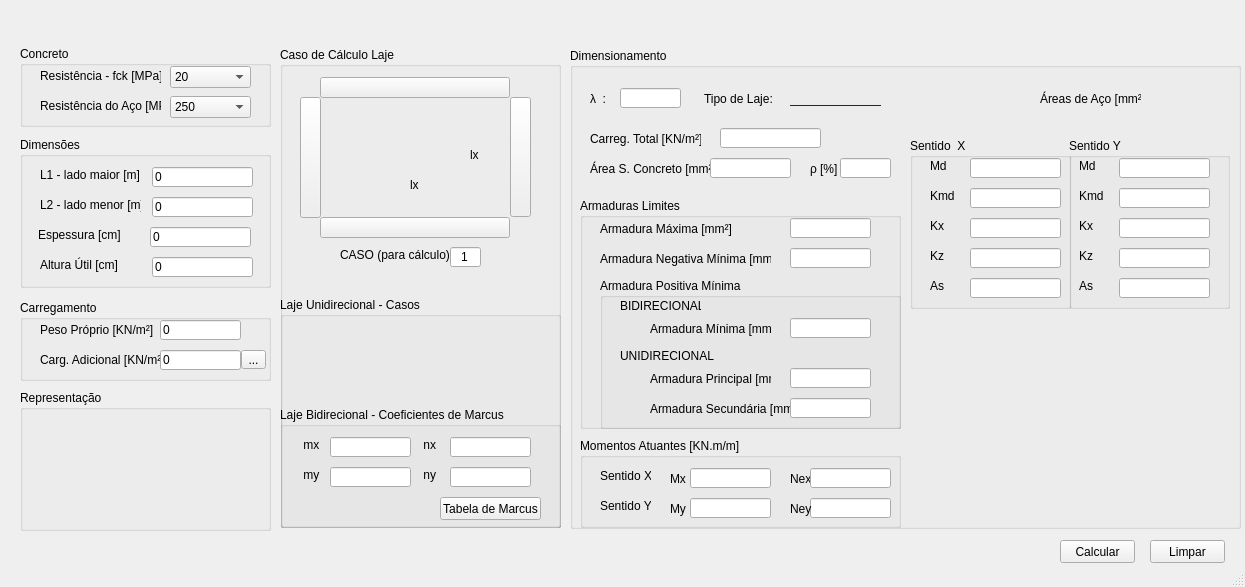
<?xml version="1.0" encoding="UTF-8"?>
<ui version="4.0">
 <class>MainWindow</class>
 <widget class="QMainWindow" name="MainWindow">
  <property name="geometry">
   <rect>
    <x>0</x>
    <y>0</y>
    <width>1245</width>
    <height>587</height>
   </rect>
  </property>
  <property name="windowTitle">
   <string>MainWindow</string>
  </property>
  <widget class="QWidget" name="centralwidget">
   <widget class="QGroupBox" name="groupBox_2">
    <property name="geometry">
     <rect>
      <x>20</x>
      <y>300</y>
      <width>251</width>
      <height>81</height>
     </rect>
    </property>
    <property name="title">
     <string>Carregamento</string>
    </property>
    <widget class="QLabel" name="label_5">
     <property name="geometry">
      <rect>
       <x>20</x>
       <y>20</y>
       <width>121</width>
       <height>20</height>
      </rect>
     </property>
     <property name="text">
      <string>Peso Próprio [KN/m²]</string>
     </property>
    </widget>
    <widget class="QLineEdit" name="lineEdit">
     <property name="geometry">
      <rect>
       <x>140</x>
       <y>20</y>
       <width>81</width>
       <height>20</height>
      </rect>
     </property>
     <property name="text">
      <string>0</string>
     </property>
    </widget>
    <widget class="QLabel" name="label_6">
     <property name="geometry">
      <rect>
       <x>20</x>
       <y>50</y>
       <width>121</width>
       <height>20</height>
      </rect>
     </property>
     <property name="text">
      <string>Carg. Adicional [KN/m²]</string>
     </property>
    </widget>
    <widget class="QLineEdit" name="lineEdit_2">
     <property name="geometry">
      <rect>
       <x>140</x>
       <y>50</y>
       <width>81</width>
       <height>20</height>
      </rect>
     </property>
     <property name="text">
      <string>0</string>
     </property>
    </widget>
    <widget class="QToolButton" name="toolButton">
     <property name="geometry">
      <rect>
       <x>221</x>
       <y>50</y>
       <width>25</width>
       <height>19</height>
      </rect>
     </property>
     <property name="text">
      <string>...</string>
     </property>
    </widget>
   </widget>
   <widget class="QGroupBox" name="groupBox_3">
    <property name="geometry">
     <rect>
      <x>20</x>
      <y>137</y>
      <width>251</width>
      <height>151</height>
     </rect>
    </property>
    <property name="title">
     <string>Dimensões</string>
    </property>
    <widget class="QLabel" name="label_7">
     <property name="geometry">
      <rect>
       <x>20</x>
       <y>30</y>
       <width>101</width>
       <height>16</height>
      </rect>
     </property>
     <property name="text">
      <string>L1 - lado maior [m]</string>
     </property>
    </widget>
    <widget class="QLineEdit" name="lineEdit_3">
     <property name="geometry">
      <rect>
       <x>132</x>
       <y>30</y>
       <width>101</width>
       <height>20</height>
      </rect>
     </property>
     <property name="text">
      <string>0</string>
     </property>
    </widget>
    <widget class="QLabel" name="label_8">
     <property name="geometry">
      <rect>
       <x>20</x>
       <y>60</y>
       <width>101</width>
       <height>16</height>
      </rect>
     </property>
     <property name="text">
      <string>L2 - lado menor [m]</string>
     </property>
    </widget>
    <widget class="QLineEdit" name="lineEdit_4">
     <property name="geometry">
      <rect>
       <x>132</x>
       <y>60</y>
       <width>101</width>
       <height>20</height>
      </rect>
     </property>
     <property name="text">
      <string>0</string>
     </property>
    </widget>
    <widget class="QLabel" name="label_9">
     <property name="geometry">
      <rect>
       <x>18</x>
       <y>90</y>
       <width>91</width>
       <height>16</height>
      </rect>
     </property>
     <property name="text">
      <string>Espessura [cm]</string>
     </property>
    </widget>
    <widget class="QLineEdit" name="lineEdit_5">
     <property name="geometry">
      <rect>
       <x>130</x>
       <y>90</y>
       <width>101</width>
       <height>20</height>
      </rect>
     </property>
     <property name="text">
      <string>0</string>
     </property>
    </widget>
    <widget class="QLineEdit" name="lineEdit_27">
     <property name="geometry">
      <rect>
       <x>132</x>
       <y>120</y>
       <width>101</width>
       <height>20</height>
      </rect>
     </property>
     <property name="text">
      <string>0</string>
     </property>
    </widget>
    <widget class="QLabel" name="label_35">
     <property name="geometry">
      <rect>
       <x>20</x>
       <y>120</y>
       <width>91</width>
       <height>16</height>
      </rect>
     </property>
     <property name="text">
      <string>Altura Útil [cm]</string>
     </property>
    </widget>
   </widget>
   <widget class="QGroupBox" name="groupBox">
    <property name="geometry">
     <rect>
      <x>20</x>
      <y>46</y>
      <width>251</width>
      <height>81</height>
     </rect>
    </property>
    <property name="title">
     <string>Concreto</string>
    </property>
    <widget class="QLabel" name="label">
     <property name="geometry">
      <rect>
       <x>20</x>
       <y>20</y>
       <width>121</width>
       <height>20</height>
      </rect>
     </property>
     <property name="text">
      <string>Resistência - fck [MPa]</string>
     </property>
    </widget>
    <widget class="QComboBox" name="comboBox">
     <property name="geometry">
      <rect>
       <x>150</x>
       <y>20</y>
       <width>81</width>
       <height>22</height>
      </rect>
     </property>
     <item>
      <property name="text">
       <string>20</string>
      </property>
     </item>
     <item>
      <property name="text">
       <string>25</string>
      </property>
     </item>
     <item>
      <property name="text">
       <string>30</string>
      </property>
     </item>
     <item>
      <property name="text">
       <string>35</string>
      </property>
     </item>
     <item>
      <property name="text">
       <string>40</string>
      </property>
     </item>
    </widget>
    <widget class="QComboBox" name="comboBox_2">
     <property name="geometry">
      <rect>
       <x>150</x>
       <y>50</y>
       <width>81</width>
       <height>22</height>
      </rect>
     </property>
     <item>
      <property name="text">
       <string>250</string>
      </property>
     </item>
     <item>
      <property name="text">
       <string>500</string>
      </property>
     </item>
     <item>
      <property name="text">
       <string>600</string>
      </property>
     </item>
    </widget>
    <widget class="QLabel" name="label_2">
     <property name="geometry">
      <rect>
       <x>20</x>
       <y>50</y>
       <width>121</width>
       <height>20</height>
      </rect>
     </property>
     <property name="text">
      <string>Resistência do Aço [MPa]</string>
     </property>
    </widget>
   </widget>
   <widget class="QGroupBox" name="groupBox_4">
    <property name="geometry">
     <rect>
      <x>20</x>
      <y>390</y>
      <width>251</width>
      <height>141</height>
     </rect>
    </property>
    <property name="title">
     <string>Representação</string>
    </property>
    <widget class="QLabel" name="label_3">
     <property name="geometry">
      <rect>
       <x>20</x>
       <y>17</y>
       <width>221</width>
       <height>120</height>
      </rect>
     </property>
     <property name="text">
      <string/>
     </property>
     <property name="pixmap">
      <pixmap>laje-esqm.png</pixmap>
     </property>
     <property name="scaledContents">
      <bool>true</bool>
     </property>
    </widget>
   </widget>
   <widget class="QGroupBox" name="groupBox_5">
    <property name="geometry">
     <rect>
      <x>280</x>
      <y>47</y>
      <width>281</width>
      <height>481</height>
     </rect>
    </property>
    <property name="title">
     <string>Caso de Cálculo Laje</string>
    </property>
    <widget class="QLabel" name="label_4">
     <property name="geometry">
      <rect>
       <x>40</x>
       <y>50</y>
       <width>191</width>
       <height>121</height>
      </rect>
     </property>
     <property name="text">
      <string/>
     </property>
     <property name="pixmap">
      <pixmap>laje.png</pixmap>
     </property>
     <property name="scaledContents">
      <bool>true</bool>
     </property>
    </widget>
    <widget class="QPushButton" name="pushButton">
     <property name="geometry">
      <rect>
       <x>20</x>
       <y>50</y>
       <width>21</width>
       <height>121</height>
      </rect>
     </property>
     <property name="autoFillBackground">
      <bool>false</bool>
     </property>
     <property name="text">
      <string/>
     </property>
     <property name="icon">
      <iconset>
       <normaloff>livv.png</normaloff>livv.png</iconset>
     </property>
     <property name="iconSize">
      <size>
       <width>50</width>
       <height>210</height>
      </size>
     </property>
     <property name="default">
      <bool>false</bool>
     </property>
    </widget>
    <widget class="QPushButton" name="pushButton_2">
     <property name="geometry">
      <rect>
       <x>40</x>
       <y>30</y>
       <width>190</width>
       <height>21</height>
      </rect>
     </property>
     <property name="text">
      <string/>
     </property>
     <property name="icon">
      <iconset>
       <normaloff>livh.png</normaloff>livh.png</iconset>
     </property>
     <property name="iconSize">
      <size>
       <width>300</width>
       <height>50</height>
      </size>
     </property>
    </widget>
    <widget class="QPushButton" name="pushButton_3">
     <property name="geometry">
      <rect>
       <x>40</x>
       <y>170</y>
       <width>190</width>
       <height>21</height>
      </rect>
     </property>
     <property name="text">
      <string/>
     </property>
     <property name="icon">
      <iconset>
       <normaloff>livh.png</normaloff>livh.png</iconset>
     </property>
     <property name="iconSize">
      <size>
       <width>300</width>
       <height>50</height>
      </size>
     </property>
    </widget>
    <widget class="QPushButton" name="pushButton_4">
     <property name="geometry">
      <rect>
       <x>230</x>
       <y>50</y>
       <width>21</width>
       <height>120</height>
      </rect>
     </property>
     <property name="text">
      <string/>
     </property>
     <property name="icon">
      <iconset>
       <normaloff>livv.png</normaloff>livv.png</iconset>
     </property>
     <property name="iconSize">
      <size>
       <width>50</width>
       <height>210</height>
      </size>
     </property>
    </widget>
    <widget class="QLabel" name="label_10">
     <property name="geometry">
      <rect>
       <x>60</x>
       <y>200</y>
       <width>111</width>
       <height>16</height>
      </rect>
     </property>
     <property name="text">
      <string>CASO (para cálculo):</string>
     </property>
    </widget>
    <widget class="QLineEdit" name="lineEdit_6">
     <property name="geometry">
      <rect>
       <x>170</x>
       <y>200</y>
       <width>31</width>
       <height>20</height>
      </rect>
     </property>
     <property name="autoFillBackground">
      <bool>false</bool>
     </property>
     <property name="text">
      <string>1</string>
     </property>
     <property name="alignment">
      <set>Qt::AlignCenter</set>
     </property>
    </widget>
    <widget class="QGroupBox" name="groupBox_6">
     <property name="geometry">
      <rect>
       <x>0</x>
       <y>360</y>
       <width>281</width>
       <height>121</height>
      </rect>
     </property>
     <property name="title">
      <string>Laje Bidirecional - Coeficientes de Marcus</string>
     </property>
     <widget class="QPushButton" name="pushButton_5">
      <property name="geometry">
       <rect>
        <x>160</x>
        <y>90</y>
        <width>101</width>
        <height>23</height>
       </rect>
      </property>
      <property name="text">
       <string>Tabela de Marcus</string>
      </property>
     </widget>
     <widget class="QLabel" name="label_11">
      <property name="geometry">
       <rect>
        <x>20</x>
        <y>30</y>
        <width>47</width>
        <height>16</height>
       </rect>
      </property>
      <property name="text">
       <string> mx</string>
      </property>
     </widget>
     <widget class="QLineEdit" name="lineEdit_7">
      <property name="geometry">
       <rect>
        <x>50</x>
        <y>30</y>
        <width>81</width>
        <height>20</height>
       </rect>
      </property>
     </widget>
     <widget class="QLineEdit" name="lineEdit_8">
      <property name="geometry">
       <rect>
        <x>50</x>
        <y>60</y>
        <width>81</width>
        <height>20</height>
       </rect>
      </property>
     </widget>
     <widget class="QLabel" name="label_12">
      <property name="geometry">
       <rect>
        <x>20</x>
        <y>60</y>
        <width>47</width>
        <height>16</height>
       </rect>
      </property>
      <property name="text">
       <string> my</string>
      </property>
     </widget>
     <widget class="QLabel" name="label_13">
      <property name="geometry">
       <rect>
        <x>140</x>
        <y>30</y>
        <width>47</width>
        <height>16</height>
       </rect>
      </property>
      <property name="text">
       <string> nx</string>
      </property>
     </widget>
     <widget class="QLineEdit" name="lineEdit_9">
      <property name="geometry">
       <rect>
        <x>170</x>
        <y>30</y>
        <width>81</width>
        <height>20</height>
       </rect>
      </property>
     </widget>
     <widget class="QLabel" name="label_14">
      <property name="geometry">
       <rect>
        <x>140</x>
        <y>60</y>
        <width>47</width>
        <height>16</height>
       </rect>
      </property>
      <property name="text">
       <string> ny</string>
      </property>
     </widget>
     <widget class="QLineEdit" name="lineEdit_10">
      <property name="geometry">
       <rect>
        <x>170</x>
        <y>60</y>
        <width>81</width>
        <height>20</height>
       </rect>
      </property>
     </widget>
    </widget>
    <widget class="QLabel" name="label_37">
     <property name="geometry">
      <rect>
       <x>190</x>
       <y>100</y>
       <width>21</width>
       <height>16</height>
      </rect>
     </property>
     <property name="text">
      <string>lx</string>
     </property>
    </widget>
    <widget class="QLabel" name="label_38">
     <property name="geometry">
      <rect>
       <x>130</x>
       <y>130</y>
       <width>21</width>
       <height>16</height>
      </rect>
     </property>
     <property name="text">
      <string>lx</string>
     </property>
    </widget>
    <widget class="QLabel" name="label_39">
     <property name="geometry">
      <rect>
       <x>110</x>
       <y>150</y>
       <width>91</width>
       <height>16</height>
      </rect>
     </property>
     <property name="text">
      <string/>
     </property>
    </widget>
    <widget class="QLabel" name="label_40">
     <property name="geometry">
      <rect>
       <x>200</x>
       <y>50</y>
       <width>21</width>
       <height>121</height>
      </rect>
     </property>
     <property name="text">
      <string/>
     </property>
     <property name="pixmap">
      <pixmap>cota_v_laje.png</pixmap>
     </property>
    </widget>
    <widget class="QLabel" name="label_41">
     <property name="geometry">
      <rect>
       <x>50</x>
       <y>140</y>
       <width>171</width>
       <height>20</height>
      </rect>
     </property>
     <property name="text">
      <string/>
     </property>
     <property name="pixmap">
      <pixmap>cota_h_laje.png</pixmap>
     </property>
     <property name="scaledContents">
      <bool>true</bool>
     </property>
    </widget>
    <widget class="QLabel" name="label_42">
     <property name="geometry">
      <rect>
       <x>120</x>
       <y>100</y>
       <width>31</width>
       <height>16</height>
      </rect>
     </property>
     <property name="text">
      <string/>
     </property>
    </widget>
    <widget class="QGroupBox" name="groupBox_11">
     <property name="geometry">
      <rect>
       <x>0</x>
       <y>250</y>
       <width>281</width>
       <height>231</height>
      </rect>
     </property>
     <property name="title">
      <string>Laje Unidirecional - Casos</string>
     </property>
     <widget class="QLabel" name="label_43">
      <property name="geometry">
       <rect>
        <x>20</x>
        <y>10</y>
        <width>241</width>
        <height>101</height>
       </rect>
      </property>
      <property name="text">
       <string/>
      </property>
      <property name="pixmap">
       <pixmap>laje_unidirecional_modelo.png.png</pixmap>
      </property>
      <property name="scaledContents">
       <bool>false</bool>
      </property>
     </widget>
    </widget>
    <zorder>groupBox_11</zorder>
    <zorder>label_4</zorder>
    <zorder>pushButton</zorder>
    <zorder>pushButton_2</zorder>
    <zorder>pushButton_3</zorder>
    <zorder>pushButton_4</zorder>
    <zorder>label_10</zorder>
    <zorder>lineEdit_6</zorder>
    <zorder>groupBox_6</zorder>
    <zorder>label_37</zorder>
    <zorder>label_38</zorder>
    <zorder>label_39</zorder>
    <zorder>label_40</zorder>
    <zorder>label_41</zorder>
    <zorder>label_42</zorder>
   </widget>
   <widget class="QGroupBox" name="groupBox_7">
    <property name="geometry">
     <rect>
      <x>570</x>
      <y>48</y>
      <width>671</width>
      <height>481</height>
     </rect>
    </property>
    <property name="title">
     <string>Dimensionamento</string>
    </property>
    <widget class="QLabel" name="label_15">
     <property name="geometry">
      <rect>
       <x>134</x>
       <y>40</y>
       <width>71</width>
       <height>21</height>
      </rect>
     </property>
     <property name="text">
      <string>Tipo de Laje: </string>
     </property>
    </widget>
    <widget class="QLineEdit" name="lineEdit_11">
     <property name="geometry">
      <rect>
       <x>50</x>
       <y>40</y>
       <width>61</width>
       <height>20</height>
      </rect>
     </property>
    </widget>
    <widget class="QLabel" name="label_16">
     <property name="geometry">
      <rect>
       <x>220</x>
       <y>40</y>
       <width>91</width>
       <height>21</height>
      </rect>
     </property>
     <property name="text">
      <string>______________</string>
     </property>
    </widget>
    <widget class="QLabel" name="label_17">
     <property name="geometry">
      <rect>
       <x>20</x>
       <y>40</y>
       <width>31</width>
       <height>21</height>
      </rect>
     </property>
     <property name="text">
      <string>λ  :</string>
     </property>
    </widget>
    <widget class="QLabel" name="label_18">
     <property name="geometry">
      <rect>
       <x>20</x>
       <y>80</y>
       <width>111</width>
       <height>21</height>
      </rect>
     </property>
     <property name="text">
      <string>Carreg. Total [KN/m²]</string>
     </property>
    </widget>
    <widget class="QLineEdit" name="lineEdit_12">
     <property name="geometry">
      <rect>
       <x>150</x>
       <y>80</y>
       <width>101</width>
       <height>20</height>
      </rect>
     </property>
    </widget>
    <widget class="QGroupBox" name="groupBox_8">
     <property name="geometry">
      <rect>
       <x>10</x>
       <y>390</y>
       <width>321</width>
       <height>90</height>
      </rect>
     </property>
     <property name="title">
      <string>Momentos Atuantes [KN.m/m]</string>
     </property>
     <widget class="QLabel" name="label_19">
      <property name="geometry">
       <rect>
        <x>90</x>
        <y>30</y>
        <width>31</width>
        <height>21</height>
       </rect>
      </property>
      <property name="text">
       <string>Mx</string>
      </property>
     </widget>
     <widget class="QLineEdit" name="lineEdit_13">
      <property name="geometry">
       <rect>
        <x>110</x>
        <y>30</y>
        <width>81</width>
        <height>20</height>
       </rect>
      </property>
      <property name="text">
       <string/>
      </property>
     </widget>
     <widget class="QLabel" name="label_20">
      <property name="geometry">
       <rect>
        <x>210</x>
        <y>30</y>
        <width>31</width>
        <height>21</height>
       </rect>
      </property>
      <property name="text">
       <string>Nex</string>
      </property>
     </widget>
     <widget class="QLineEdit" name="lineEdit_14">
      <property name="geometry">
       <rect>
        <x>230</x>
        <y>30</y>
        <width>81</width>
        <height>20</height>
       </rect>
      </property>
      <property name="text">
       <string/>
      </property>
     </widget>
     <widget class="QLabel" name="label_21">
      <property name="geometry">
       <rect>
        <x>90</x>
        <y>60</y>
        <width>31</width>
        <height>21</height>
       </rect>
      </property>
      <property name="text">
       <string>My</string>
      </property>
     </widget>
     <widget class="QLineEdit" name="lineEdit_15">
      <property name="geometry">
       <rect>
        <x>110</x>
        <y>60</y>
        <width>81</width>
        <height>20</height>
       </rect>
      </property>
      <property name="text">
       <string/>
      </property>
     </widget>
     <widget class="QLineEdit" name="lineEdit_16">
      <property name="geometry">
       <rect>
        <x>230</x>
        <y>60</y>
        <width>81</width>
        <height>20</height>
       </rect>
      </property>
      <property name="text">
       <string/>
      </property>
     </widget>
     <widget class="QLabel" name="label_22">
      <property name="geometry">
       <rect>
        <x>210</x>
        <y>60</y>
        <width>31</width>
        <height>21</height>
       </rect>
      </property>
      <property name="text">
       <string>Ney</string>
      </property>
     </widget>
     <widget class="QLabel" name="label_23">
      <property name="geometry">
       <rect>
        <x>20</x>
        <y>30</y>
        <width>51</width>
        <height>16</height>
       </rect>
      </property>
      <property name="text">
       <string>Sentido X:</string>
      </property>
     </widget>
     <widget class="QLabel" name="label_24">
      <property name="geometry">
       <rect>
        <x>20</x>
        <y>60</y>
        <width>51</width>
        <height>16</height>
       </rect>
      </property>
      <property name="text">
       <string>Sentido Y:</string>
      </property>
     </widget>
    </widget>
    <widget class="QGroupBox" name="groupBox_9">
     <property name="geometry">
      <rect>
       <x>340</x>
       <y>90</y>
       <width>161</width>
       <height>171</height>
      </rect>
     </property>
     <property name="title">
      <string>Sentido  X</string>
     </property>
     <widget class="QLabel" name="label_25">
      <property name="geometry">
       <rect>
        <x>20</x>
        <y>20</y>
        <width>47</width>
        <height>16</height>
       </rect>
      </property>
      <property name="text">
       <string>Md</string>
      </property>
     </widget>
     <widget class="QLineEdit" name="lineEdit_17">
      <property name="geometry">
       <rect>
        <x>60</x>
        <y>20</y>
        <width>91</width>
        <height>20</height>
       </rect>
      </property>
     </widget>
     <widget class="QLabel" name="label_26">
      <property name="geometry">
       <rect>
        <x>20</x>
        <y>50</y>
        <width>47</width>
        <height>16</height>
       </rect>
      </property>
      <property name="text">
       <string>Kmd</string>
      </property>
     </widget>
     <widget class="QLineEdit" name="lineEdit_18">
      <property name="geometry">
       <rect>
        <x>60</x>
        <y>50</y>
        <width>91</width>
        <height>20</height>
       </rect>
      </property>
     </widget>
     <widget class="QLineEdit" name="lineEdit_19">
      <property name="geometry">
       <rect>
        <x>60</x>
        <y>80</y>
        <width>91</width>
        <height>20</height>
       </rect>
      </property>
     </widget>
     <widget class="QLabel" name="label_27">
      <property name="geometry">
       <rect>
        <x>20</x>
        <y>80</y>
        <width>47</width>
        <height>16</height>
       </rect>
      </property>
      <property name="text">
       <string>Kx</string>
      </property>
     </widget>
     <widget class="QLineEdit" name="lineEdit_20">
      <property name="geometry">
       <rect>
        <x>60</x>
        <y>110</y>
        <width>91</width>
        <height>20</height>
       </rect>
      </property>
     </widget>
     <widget class="QLabel" name="label_28">
      <property name="geometry">
       <rect>
        <x>20</x>
        <y>110</y>
        <width>47</width>
        <height>16</height>
       </rect>
      </property>
      <property name="text">
       <string>Kz</string>
      </property>
     </widget>
     <widget class="QLabel" name="label_29">
      <property name="geometry">
       <rect>
        <x>20</x>
        <y>140</y>
        <width>47</width>
        <height>16</height>
       </rect>
      </property>
      <property name="text">
       <string>As</string>
      </property>
     </widget>
     <widget class="QLineEdit" name="lineEdit_21">
      <property name="geometry">
       <rect>
        <x>60</x>
        <y>140</y>
        <width>91</width>
        <height>20</height>
       </rect>
      </property>
     </widget>
    </widget>
    <widget class="QGroupBox" name="groupBox_10">
     <property name="geometry">
      <rect>
       <x>499</x>
       <y>90</y>
       <width>161</width>
       <height>171</height>
      </rect>
     </property>
     <property name="title">
      <string>Sentido Y</string>
     </property>
     <widget class="QLineEdit" name="lineEdit_23">
      <property name="geometry">
       <rect>
        <x>50</x>
        <y>140</y>
        <width>91</width>
        <height>20</height>
       </rect>
      </property>
     </widget>
     <widget class="QLineEdit" name="lineEdit_24">
      <property name="geometry">
       <rect>
        <x>50</x>
        <y>50</y>
        <width>91</width>
        <height>20</height>
       </rect>
      </property>
     </widget>
     <widget class="QLabel" name="label_33">
      <property name="geometry">
       <rect>
        <x>10</x>
        <y>50</y>
        <width>47</width>
        <height>16</height>
       </rect>
      </property>
      <property name="text">
       <string>Kmd</string>
      </property>
     </widget>
     <widget class="QLabel" name="label_30">
      <property name="geometry">
       <rect>
        <x>10</x>
        <y>20</y>
        <width>47</width>
        <height>16</height>
       </rect>
      </property>
      <property name="text">
       <string>Md</string>
      </property>
     </widget>
     <widget class="QLabel" name="label_31">
      <property name="geometry">
       <rect>
        <x>10</x>
        <y>110</y>
        <width>47</width>
        <height>16</height>
       </rect>
      </property>
      <property name="text">
       <string>Kz</string>
      </property>
     </widget>
     <widget class="QLabel" name="label_34">
      <property name="geometry">
       <rect>
        <x>10</x>
        <y>80</y>
        <width>47</width>
        <height>16</height>
       </rect>
      </property>
      <property name="text">
       <string>Kx</string>
      </property>
     </widget>
     <widget class="QLineEdit" name="lineEdit_26">
      <property name="geometry">
       <rect>
        <x>50</x>
        <y>110</y>
        <width>91</width>
        <height>20</height>
       </rect>
      </property>
     </widget>
     <widget class="QLineEdit" name="lineEdit_25">
      <property name="geometry">
       <rect>
        <x>50</x>
        <y>80</y>
        <width>91</width>
        <height>20</height>
       </rect>
      </property>
     </widget>
     <widget class="QLabel" name="label_32">
      <property name="geometry">
       <rect>
        <x>10</x>
        <y>140</y>
        <width>47</width>
        <height>16</height>
       </rect>
      </property>
      <property name="text">
       <string>As</string>
      </property>
     </widget>
     <widget class="QLineEdit" name="lineEdit_22">
      <property name="geometry">
       <rect>
        <x>50</x>
        <y>20</y>
        <width>91</width>
        <height>20</height>
       </rect>
      </property>
     </widget>
    </widget>
    <widget class="QLabel" name="label_36">
     <property name="geometry">
      <rect>
       <x>470</x>
       <y>40</y>
       <width>101</width>
       <height>21</height>
      </rect>
     </property>
     <property name="text">
      <string>Áreas de Aço [mm²]</string>
     </property>
    </widget>
    <widget class="QGroupBox" name="groupBox_14">
     <property name="geometry">
      <rect>
       <x>10</x>
       <y>150</y>
       <width>321</width>
       <height>231</height>
      </rect>
     </property>
     <property name="title">
      <string>Armaduras Limites</string>
     </property>
     <widget class="QLineEdit" name="lineEdit_40">
      <property name="geometry">
       <rect>
        <x>210</x>
        <y>50</y>
        <width>81</width>
        <height>20</height>
       </rect>
      </property>
      <property name="text">
       <string/>
      </property>
     </widget>
     <widget class="QLabel" name="label_56">
      <property name="geometry">
       <rect>
        <x>20</x>
        <y>50</y>
        <width>171</width>
        <height>21</height>
       </rect>
      </property>
      <property name="text">
       <string>Armadura Negativa Mínima [mm²]</string>
      </property>
     </widget>
     <widget class="QGroupBox" name="groupBox_15">
      <property name="geometry">
       <rect>
        <x>20</x>
        <y>80</y>
        <width>301</width>
        <height>151</height>
       </rect>
      </property>
      <property name="title">
       <string>Armadura Positiva Mínima</string>
      </property>
      <widget class="QLabel" name="label_57">
       <property name="geometry">
        <rect>
         <x>50</x>
         <y>40</y>
         <width>121</width>
         <height>21</height>
        </rect>
       </property>
       <property name="text">
        <string>Armadura Mínima [mm²]</string>
       </property>
      </widget>
      <widget class="QLineEdit" name="lineEdit_41">
       <property name="geometry">
        <rect>
         <x>190</x>
         <y>40</y>
         <width>81</width>
         <height>20</height>
        </rect>
       </property>
       <property name="text">
        <string/>
       </property>
      </widget>
      <widget class="QLabel" name="label_59">
       <property name="geometry">
        <rect>
         <x>20</x>
         <y>20</y>
         <width>81</width>
         <height>16</height>
        </rect>
       </property>
       <property name="text">
        <string>BIDIRECIONAL</string>
       </property>
      </widget>
      <widget class="QLabel" name="label_60">
       <property name="geometry">
        <rect>
         <x>20</x>
         <y>70</y>
         <width>121</width>
         <height>16</height>
        </rect>
       </property>
       <property name="text">
        <string>UNIDIRECIONAL</string>
       </property>
      </widget>
      <widget class="QLabel" name="label_61">
       <property name="geometry">
        <rect>
         <x>50</x>
         <y>90</y>
         <width>121</width>
         <height>21</height>
        </rect>
       </property>
       <property name="text">
        <string>Armadura Principal [mm²]</string>
       </property>
      </widget>
      <widget class="QLineEdit" name="lineEdit_43">
       <property name="geometry">
        <rect>
         <x>190</x>
         <y>90</y>
         <width>81</width>
         <height>20</height>
        </rect>
       </property>
       <property name="text">
        <string/>
       </property>
      </widget>
      <widget class="QLabel" name="label_62">
       <property name="geometry">
        <rect>
         <x>50</x>
         <y>120</y>
         <width>141</width>
         <height>21</height>
        </rect>
       </property>
       <property name="text">
        <string>Armadura Secundária [mm²]</string>
       </property>
      </widget>
      <widget class="QLineEdit" name="lineEdit_44">
       <property name="geometry">
        <rect>
         <x>190</x>
         <y>120</y>
         <width>81</width>
         <height>20</height>
        </rect>
       </property>
       <property name="text">
        <string/>
       </property>
      </widget>
     </widget>
     <widget class="QLabel" name="label_58">
      <property name="geometry">
       <rect>
        <x>20</x>
        <y>20</y>
        <width>171</width>
        <height>21</height>
       </rect>
      </property>
      <property name="text">
       <string>Armadura Máxima [mm²]</string>
      </property>
     </widget>
     <widget class="QLineEdit" name="lineEdit_42">
      <property name="geometry">
       <rect>
        <x>210</x>
        <y>20</y>
        <width>81</width>
        <height>20</height>
       </rect>
      </property>
      <property name="text">
       <string/>
      </property>
     </widget>
    </widget>
    <widget class="QLabel" name="label_54">
     <property name="geometry">
      <rect>
       <x>20</x>
       <y>110</y>
       <width>121</width>
       <height>21</height>
      </rect>
     </property>
     <property name="text">
      <string>Área S. Concreto [mm²]</string>
     </property>
    </widget>
    <widget class="QLineEdit" name="lineEdit_38">
     <property name="geometry">
      <rect>
       <x>140</x>
       <y>110</y>
       <width>81</width>
       <height>20</height>
      </rect>
     </property>
     <property name="text">
      <string/>
     </property>
    </widget>
    <widget class="QLabel" name="label_55">
     <property name="geometry">
      <rect>
       <x>240</x>
       <y>110</y>
       <width>31</width>
       <height>21</height>
      </rect>
     </property>
     <property name="text">
      <string>ρ [%]</string>
     </property>
    </widget>
    <widget class="QLineEdit" name="lineEdit_39">
     <property name="geometry">
      <rect>
       <x>270</x>
       <y>110</y>
       <width>51</width>
       <height>20</height>
      </rect>
     </property>
     <property name="text">
      <string/>
     </property>
    </widget>
    <widget class="QLabel" name="label_44">
     <property name="geometry">
      <rect>
       <x>360</x>
       <y>270</y>
       <width>131</width>
       <height>16</height>
      </rect>
     </property>
     <property name="text">
      <string/>
     </property>
    </widget>
    <widget class="QLabel" name="label_45">
     <property name="geometry">
      <rect>
       <x>510</x>
       <y>270</y>
       <width>141</width>
       <height>16</height>
      </rect>
     </property>
     <property name="text">
      <string/>
     </property>
    </widget>
   </widget>
   <widget class="QPushButton" name="pushButton_6">
    <property name="geometry">
     <rect>
      <x>1060</x>
      <y>540</y>
      <width>75</width>
      <height>23</height>
     </rect>
    </property>
    <property name="text">
     <string>Calcular</string>
    </property>
   </widget>
   <widget class="QPushButton" name="pushButton_7">
    <property name="geometry">
     <rect>
      <x>1150</x>
      <y>540</y>
      <width>75</width>
      <height>23</height>
     </rect>
    </property>
    <property name="text">
     <string>Limpar</string>
    </property>
   </widget>
   <widget class="QLabel" name="label_63">
    <property name="geometry">
     <rect>
      <x>1100</x>
      <y>0</y>
      <width>131</width>
      <height>51</height>
     </rect>
    </property>
    <property name="text">
     <string/>
    </property>
    <property name="pixmap">
     <pixmap>navier_logo_mini_alt.png</pixmap>
    </property>
   </widget>
  </widget>
  <widget class="QMenuBar" name="menubar">
   <property name="geometry">
    <rect>
     <x>0</x>
     <y>0</y>
     <width>1245</width>
     <height>21</height>
    </rect>
   </property>
  </widget>
  <widget class="QStatusBar" name="statusbar"/>
 </widget>
 <resources/>
 <connections/>
</ui>
